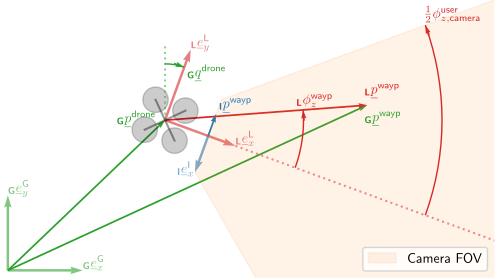

This chart was generated by the following Python code:
from matplotlib.lines import Line2D
import numpy as np
import matplotlib as mpl
import matplotlib.pyplot as plt
from matplotlib.patches import FancyArrow
import pathlib
import math
import plot_utils


### Plot configuration
plt.rcParams['text.usetex'] = True
plt.rcParams['text.latex.preamble'] = [
    r'\usepackage{amssymb}',
    r'\usepackage{amsmath}',
    r'\usepackage{mathtools}'
]

def quaternion__from__rotationAngleAxis(angle: float, axis : np.ndarray):
    return np.array([
        np.cos(angle/2.0),
        np.sin(angle/2.0) * axis[0],
        np.sin(angle/2.0) * axis[1],
        np.sin(angle/2.0) * axis[2]
    ])
def multiplyQuaternions(q0: np.ndarray, q1: np.ndarray):
    w0 = q0[0]; xyz0 = q0[1:]
    w1 = q1[0]; xyz1 = q1[1:]
    w = w0*w1 - np.inner(xyz0, xyz1)
    xyz = w0*xyz1 + w1*xyz0 + np.cross(xyz0, xyz1)
    return np.array([w, xyz[0], xyz[1], xyz[2]])
def invertQuaternion(q: np.ndarray):
    return np.array([q[0], -q[1], -q[2], -q[3]]) / np.linalg.norm(q)
def rotateVectorByQuaternion(xyz: np.ndarray, q: np.ndarray):
    wxyz = np.array([0, xyz[0], xyz[1], xyz[2]])
    return multiplyQuaternions(multiplyQuaternions(q,wxyz), invertQuaternion(q))[1:]
def radian__from__degree(degree: float):
    return degree * np.pi / 180.0



### Parameters
# geometry
g_droneXYZ = np.array([2.1, 2, 2])
g_droneRotAngle = radian__from__degree(-20.0)
g_droneRotAxis = np.array([0, 0, 1]);

drone_arm_len = 0.3
drone_rotor_radius = 0.17
halfyawAOV = 40.0
halfpitchAOV = 30.0
drone_camera_vis_shift = 0.8

g_Waypoint = np.array([4.8, 2.2, 2])
#g_Waypoint = np.array([4.8, -1, 2])

# plot
arrowHeadSize=0.1
RFlinewidth=3
RFalpha=0.6
AUXalpha=0.5
g_color = 'tab:green'
l_color = 'tab:red'
i_color = 'tab:blue'
drone_arm_color = 'k'
drone_arm_alpha = 0.4
drone_rotor_color = 'k'
drone_rotor_alpha = 0.2
drone_cam_fov_arc_radius = 3.7

width_rf = 0.005
width_value = 0.0035





### Constants
origin = np.array([0, 0, 0])
eX = np.array([1,0,0])
eY = np.array([0,1,0])
eZ = np.array([0,0,1])



# Computations
g_g0 = origin
g_geX = eX
g_geY = eY
g_geZ = eZ


g_droneRotAxis = g_droneRotAxis / np.linalg.norm(g_droneRotAxis)
g_DroneQuat = quaternion__from__rotationAngleAxis(
    angle=g_droneRotAngle, 
    axis=g_droneRotAxis
)
def T_g_l(l_p):
    return rotateVectorByQuaternion(xyz=l_p, q=g_DroneQuat) + g_droneXYZ
def T_l_g(g_p):
    return rotateVectorByQuaternion(
        xyz=g_p - g_droneXYZ, 
        q=invertQuaternion(g_DroneQuat)
    )


g_l0 = T_g_l(origin)
g_leX = T_g_l(eX)
g_leY = T_g_l(eY)
g_leZ = T_g_l(eZ)
g_leX100 = T_g_l(100 * eX)


# Drone
l_arm_ = [
    drone_arm_len * np.array([
        np.cos(radian__from__degree(x)), 
        np.sin(radian__from__degree(x)), 0
    ]) for x in [45.0, 135.0, 225.0, 315.0]
]
g_arm_ = [
    T_g_l(x) for x in l_arm_
]

# FOV
l_fovL = drone_camera_vis_shift * np.array([
    np.cos(radian__from__degree(halfyawAOV)), 
    np.sin(radian__from__degree(halfyawAOV)), 
    0
])
l_fovR = drone_camera_vis_shift * np.array([
    np.cos(radian__from__degree(-halfyawAOV)), 
    np.sin(radian__from__degree(-halfyawAOV)), 
    0
])
l_fovL100 = 100 * l_fovL
l_fovR100 = 100 * l_fovR
g_fovL = T_g_l(l_fovL)
g_fovR = T_g_l(l_fovR)
g_fovL100 = T_g_l(l_fovL100)
g_fovR100 = T_g_l(l_fovR100)

g_i0 = np.array([
    (g_fovL[0] + g_fovR[0]) / 2,
    (g_fovL[1] + g_fovR[1]) / 2
])
g_ieX = np.array([
    g_fovR[0],
    g_fovR[1]
])


# Waypoint
l_Waypoint = T_l_g(g_Waypoint)
l_yaw2wayp = math.atan2(l_Waypoint[1], l_Waypoint[0])
print(l_yaw2wayp)
l_pitch2wayp = math.atan2(l_Waypoint[2], np.linalg.norm(l_Waypoint))

def T_i_l(i_p):
    return np.array([
        np.max([
            -1, 
            np.min([
                1, 
                - math.atan2(
                    i_p[1], 
                    i_p[0]
                ) / plot_utils.rad__from__deg(halfyawAOV)
            ])
        ]),
        np.max([
            -1, 
            np.min([
                1, 
                math.atan2(
                    i_p[2], 
                    np.linalg.norm(i_p)
                ) / plot_utils.rad__from__deg(halfpitchAOV)
            ])
        ])
    ])


i_wayp = T_i_l(T_l_g(g_Waypoint))










#################################
############# PLOT
#############################
fig, ax = plt.subplots()


# DRONE
for xy in [(g_arm_[0], g_arm_[2]), (g_arm_[1], g_arm_[3])]:
    ax.plot(
        [xy[0][0], xy[1][0]], 
        [xy[0][1], xy[1][1]], 
        c=drone_arm_color,
        alpha=drone_arm_alpha
    )
for xy in g_arm_:
    ax.add_patch(
        plt.Circle(
            (xy[0], xy[1]), 
            drone_rotor_radius,
            color=drone_rotor_color, 
            alpha=drone_rotor_alpha
        )
    )

# FOV
ax.fill(
    [g_fovL[0], g_fovL100[0], g_fovR100[0], g_fovR[0]], 
    [g_fovL[1], g_fovL100[1], g_fovR100[1], g_fovR[1]],
    color='tab:orange', alpha=0.1, label='Camera FOV')

ax.plot(
    [g_leX[0], g_leX100[0]],
    [g_leX[1], g_leX100[1]],
    linestyle=':',
    color=l_color,
    alpha=AUXalpha
)
plot_utils.annotatedAngle(
    ax=ax,
    aux1xy1xy2=(tuple(g_leX[:2]), tuple((g_leX100)[:2])),
    aux2xy1xy2=(tuple(g_fovL[:2]), tuple(g_fovL100[:2])),
    radius=drone_cam_fov_arc_radius,
    text='$\\frac{1}{2}\\phi^\\text{user}_{z,\\text{camera}}$',
    textdxdy=(0, 2),
    width=width_value,
    color=l_color,
    alpha=1
)





# GLOBAL REFERENCE SYSTEM (GRF)
plot_utils.annotatedVector(
    ax=ax,
    xy1=tuple(g_g0[:2]),
    xy2=tuple(g_geX[:2]),
    text='${}_\\textbf{G} \\underline e_x^\\text{G}$',
    textdxdy=(0, 0),
    width=width_rf,
    color=g_color,
    alpha=RFalpha
)

plot_utils.annotatedVector(
    ax=ax,
    xy1=tuple(g_g0[:2]),
    xy2=tuple(g_geY[:2]),
    text='${}_\\textbf{G} \\underline e_y^\\text{G}$',
    textdxdy=(0, 0),
    width=width_rf,
    color=g_color,
    alpha=RFalpha
)




# DRONE POSITION (GRF)
plot_utils.annotatedVector(
    ax=ax,
    xy1=tuple(g_g0[:2]),
    xy2=tuple(g_droneXYZ[:2]),
    text='${}_\\textbf{G} \\underline p^\\text{drone}$',
    textdxdy=(-35, -5),
    width=width_value,
    color=g_color,
    alpha=1
)


# DRONE ORIENTATION (GRF)
ax.plot(
    [g_l0[0], g_l0[0] + g_geY[0]],
    [g_l0[1], g_l0[1] + g_geY[1]],
    linestyle=':',
    color=g_color,
    alpha=AUXalpha
)

plot_utils.annotatedAngle(
    ax=ax,
    aux1xy1xy2=(tuple(g_l0[:2]), tuple((g_l0 + g_geY)[:2])),
    aux2xy1xy2=(tuple(g_l0[:2]), tuple(g_leY[:2])),
    radius=3/4,
    text='${}_\\textbf{G} \\underline q^\\text{drone}$',
    textdxdy=(2, -10),
    width=width_value,
    color=g_color,
    alpha=1
)



# WAYPOINT [GRF]
plot_utils.annotatedVector(
    ax=ax,
    xy1=tuple(g_g0[:2]),
    xy2=tuple(g_Waypoint[:2]),
    text='${}_\\textbf{G} \\underline p^\\text{wayp}$',
    textdxdy=(-2, -15),
    width=width_value,
    color=g_color,
    alpha=1
)



# LOCAL REFERENCE SYSTEM (LRF)
plot_utils.annotatedVector(
    ax=ax,
    xy1=tuple(g_l0[:2]),
    xy2=tuple(g_leX[:2]),
    text='${}_\\textbf{L} \\underline e_x^\\text{L}$',
    textdxdy=(0, 0),
    width=width_rf,
    color=l_color,
    alpha=RFalpha
)
plot_utils.annotatedVector(
    ax=ax,
    xy1=tuple(g_l0[:2]),
    xy2=tuple(g_leY[:2]),
    text='${}_\\textbf{L} \\underline e_y^\\text{L}$',
    textdxdy=(0, 0),
    width=width_rf,
    color=l_color,
    alpha=RFalpha
)

# WAYPOINT [LRF]
plot_utils.annotatedVector(
    ax=ax,
    xy1=tuple(g_l0[:2]),
    xy2=tuple(g_Waypoint[:2]),
    text='${}_\\textbf{L} \\underline p^\\text{wayp}$',
    textdxdy=(-2, 5),
    width=width_value,
    color=l_color,
    alpha=1
)


# YAW TO WAYPOINT (LRF)
plot_utils.annotatedAngle(
    ax=ax,
    aux1xy1xy2=(tuple(g_l0[:2]), tuple(g_leX[:2])),
    aux2xy1xy2=(tuple(g_l0[:2]), tuple(g_Waypoint[:2])),
    radius=drone_cam_fov_arc_radius/2,
    text='${}_\\textbf{L}\\phi^\\text{wayp}_{z}$',
    textdxdy=(-5, 2),
    width=0.0035,
    color=l_color,
    alpha=1
)


# IMAGE REFERENCE SYSTEM (IRF)
plot_utils.annotatedVector(
    ax=ax,
    xy1=tuple(g_i0[:2]),
    xy2=tuple(g_ieX[:2]),
    text='${}_\\textbf{I} \\underline e_x^\\text{I}$',
    textdxdy=(-13, -3),
    width=width_rf,
    color=i_color,
    alpha=RFalpha
)



# WAYPOINT [IRF]
plot_utils.annotatedVector(
    ax=ax,
    xy1=tuple(g_i0[:2]),
    xy2=tuple((g_i0 + i_wayp[0] * (g_ieX - g_i0))[:2]),
    text='${}_\\textbf{I} \\underline p^\\text{wayp}$',
    textdxdy=(2, 1),
    width=width_value,
    color=i_color,
    alpha=1
)























mpl.rcParams['legend.fontsize'] = 10
ax.legend(loc='lower right')

ax.set_aspect('equal',adjustable='box')

#ax.set_xticks([])
#ax.set_yticks([])
plt.axis('off')
ax.set_xlim([-0.1, 6.5])
ax.set_ylim([-0.1, 3.6])

plt.savefig(
    pathlib.Path(__file__).parent.resolve()/f"{pathlib.Path(__file__).stem}.pdf", 
    bbox_inches='tight',
    #bbox_inches=ax.get_window_extent().transformed(fig.dpi_scale_trans.inverted()),
    pad_inches=0
)
